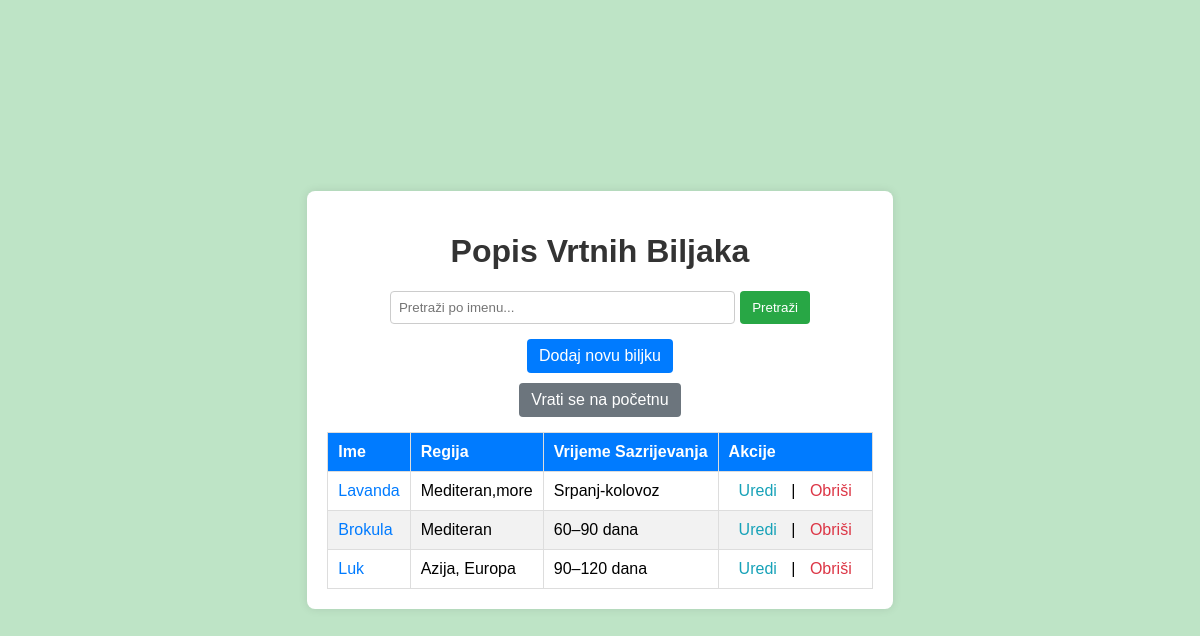
The app's page /vrtnabiljke/ (signed in), older data.
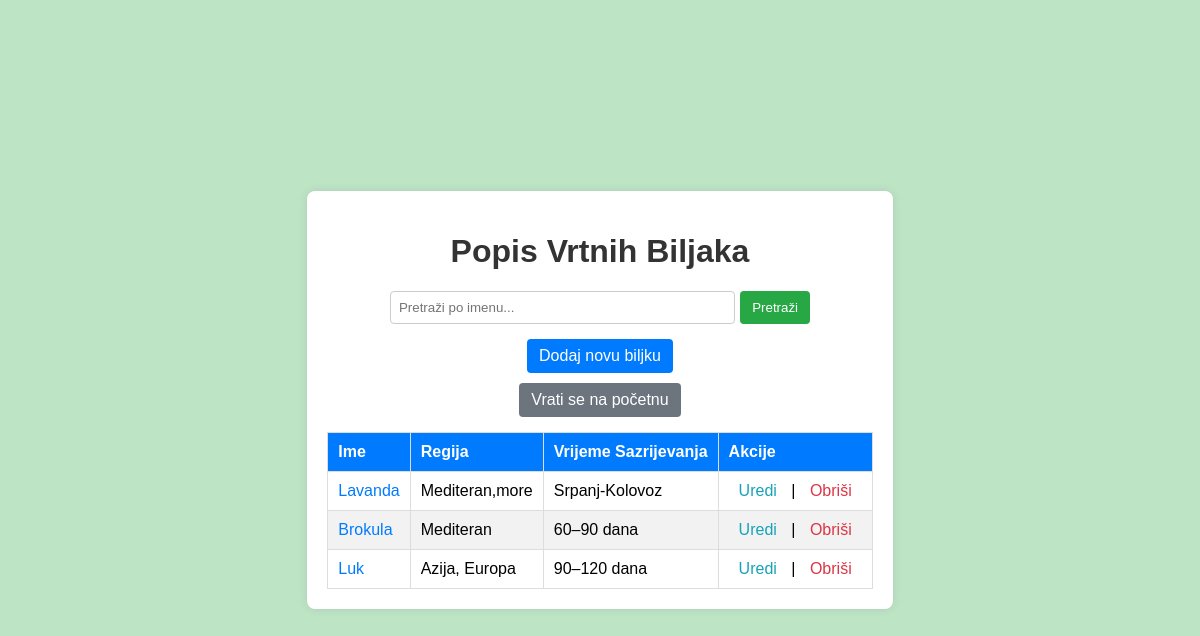
The same page, newer data.
### PZWapp/models.py (models this page shows, shortened)
class VrtnaBiljka(models.Model):
    user = models.ForeignKey(
        settings.AUTH_USER_MODEL,
        on_delete=models.CASCADE,
        related_name='vrtne_biljke'
    )
    ime_v = models.CharField(max_length=30)
    regijaBiljke_v = models.CharField(max_length=100)
    vrijemeSazrijevanja_v = models.CharField(max_length=50)

### PZWapp/views.py (the view)
# urls.py: path('vrtnabiljke/', VrtnaBiljkaListView.as_view(), name='vrtnabiljka_list'),
class VrtnaBiljkaListView(ListView):
    model = VrtnaBiljka
    template_name = 'main/vrtna_biljka_list.html'
    context_object_name = 'biljke'
    def get_queryset(self):
        query = self.request.GET.get('q')
        biljke = VrtnaBiljka.objects.filter(user=self.request.user)
        if query:
            biljke = biljke.filter(ime_v__icontains=query)
        return biljke

### PZWapp/templates/main/vrtna_biljka_list.html (shortened to what this page needs)
<!DOCTYPE html>
<html lang="hr">
<head>
    {% load static %}
    <link rel="stylesheet" href="{% static 'css/vrtna_biljka.css' %}">
</head>
<body class="lista_vrtnih_biljaka">
    <div class="container">
        <h1>Popis Vrtnih Biljaka</h1>
        <form method="get" class="search-form">
            <input type="text" name="q" placeholder="Pretraži po imenu..." class="search-input" value="{{ request.GET.q }}">
            <button type="submit" class="search-btn">Pretraži</button>
        </form>
        <a href="{% url 'PZWapp:vrtnabiljka_create' %}" class="btn add-btn">Dodaj novu biljku</a>
        <a href="{% url 'PZWapp:homepage' %}" class="btn home-btn">Vrati se na početnu</a>
        <table class="plant-table">
            <thead>
                <tr>
                    <th>Ime</th>
                    <th>Regija</th>
                    <th>Vrijeme Sazrijevanja</th>
                    <th>Akcije</th>
                </tr>
            </thead>
            <tbody>
                {% for biljka in biljke %}
                <tr>
                    <td><a href="{% url 'PZWapp:vrtnabiljka_detail' biljka.id %}" class="plant-link">{{ biljka.ime_v }}</a></td>
                    <td>{{ biljka.regijaBiljke_v }}</td>
                    <td>{{ biljka.vrijemeSazrijevanja_v }}</td>
                    <td class="action-links">
                        <a href="{% url 'PZWapp:vrtnabiljka_update' biljka.id %}" class="edit-link">Uredi</a> |
                        <a href="{% url 'PZWapp:vrtnabiljka_delete' biljka.id %}" class="delete-link">Obriši</a>
                    </td>
                </tr>
                {% empty %}
                <tr>
                    <td colspan="4" class="no-results">Nema rezultata za prikaz.</td>
                </tr>
                {% endfor %}
            </tbody>
        </table>
    </div>
</body>
</html>

Row changes from the older to the newer data that the page shows:
changed VrtnaBiljka "Lavanda": vrijemeSazrijevanja_v "Srpanj-kolovoz" → "Srpanj-Kolovoz"
